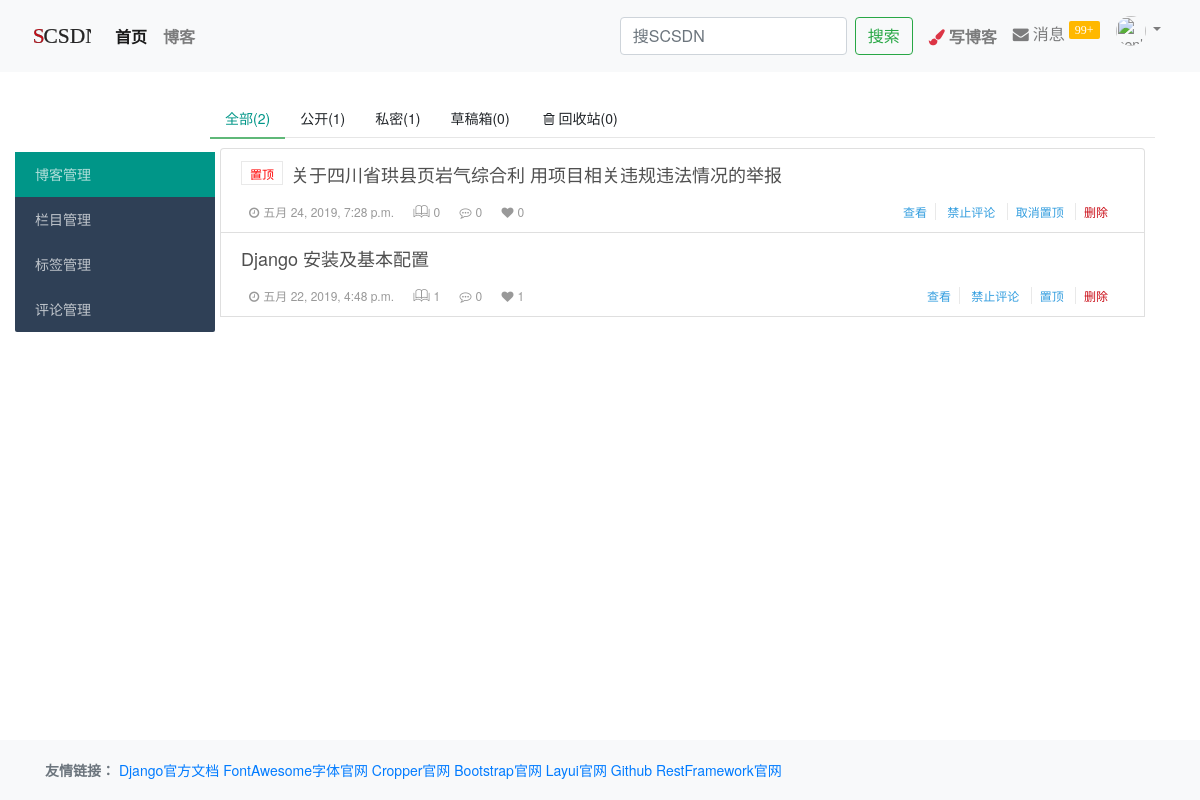
The page /articles/list/ (signed in) on the database as committed earlier.
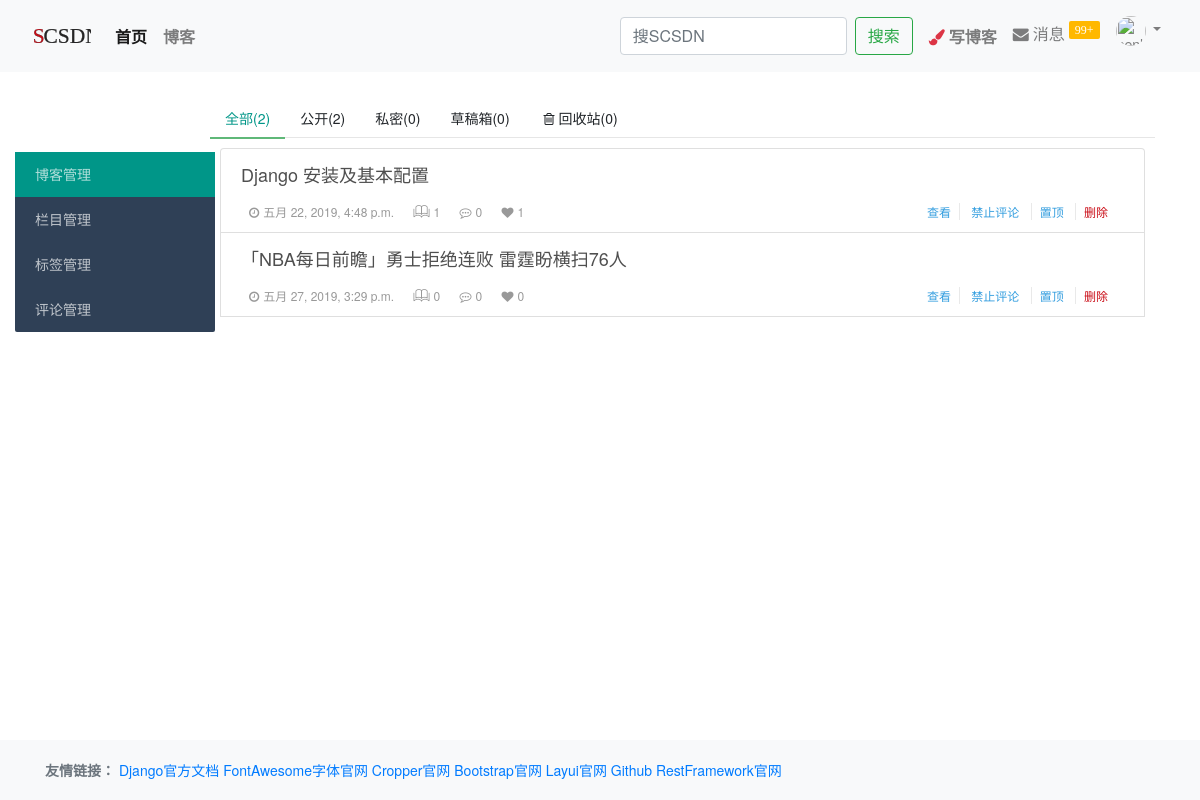
The same page on the database as committed later.
### apps/articles/models.py (models this page shows, shortened)
class Articles(models.Model):
    STATUS = (
        ('1', '公开'),
        ('2', '私密'),
        ('3', '草稿'),
        ('4', '删除'),
    )
    author = models.ForeignKey(UserProfile, related_name='articles', on_delete=models.CASCADE, verbose_name='作者')
    column = models.ForeignKey(ArticleColumns, related_name='articles', default=None, on_delete=models.DO_NOTHING,
                               blank=True, null=True, verbose_name='栏目')
    tags = models.ManyToManyField(ArticleTags, related_name='article_tags', default=None, blank=True,
                                  verbose_name='标签')
    likes = models.ManyToManyField(UserProfile, related_name='article_likes', default=None, blank=True,
                                   verbose_name='点赞')
    favorites = models.ManyToManyField(UserProfile, related_name='article_favorites', default=None, blank=True,
                                       verbose_name='收藏')
    title = models.CharField(max_length=200, verbose_name='标题')
    body = MDTextField(verbose_name='内容')
    slug = models.SlugField(max_length=200, blank=True, null=False, verbose_name='访问地址')
    status = models.CharField(max_length=5, choices=STATUS, default='1', verbose_name='状态')
    allowreply = models.BooleanField(default=True, verbose_name='允许评论')
    top = models.BooleanField(default=False, verbose_name='置顶')
    created = models.DateTimeField(auto_now_add=True, verbose_name='创建时间')
    update = models.DateTimeField(auto_now=True, verbose_name='更新时间')
    class Meta:
        db_table = 'articles'
        verbose_name = '文章管理'
        verbose_name_plural = verbose_name
        ordering = ['-update']
        index_together = [('id', 'slug')]
    def __str__(self):
        return self.title
    def get_absolute_url(self):
        try:
            return reverse("articles:show", args=[self.id, self.slug])
        except Exception as e:
            print(e)
            print(self.id)
            print(self.slug)

### apps/articles/views.py (the view, shortened to what this page needs)
class ArticleBackListView(LoginRequiredPostMixin, auth_views.TemplateView):
    template_name = 'articles/back_stage_articles.html'
    extra_context = {"title": "博客管理", 'site_title': 'SCSDN博客'}
    def get(self, request, *args, **kwargs):
        articles = request.user.articles.all().order_by('-top')
        publics = articles.filter(status='1')
        privates = articles.filter(status='2')
        drafts = articles.filter(status='3')
        deleteds = articles.filter(status='4')
        self.extra_context.update(paginator(request, articles))
        self.extra_context.update({
            'total': articles.count,
            'publics': publics,
            'privates': privates,
            'drafts': drafts,
            'deleteds': deleteds,
        })
        return super().get(request, *args, **kwargs)

### apps/accounts/templatetags/accounts.py (called while the page is built)
@register.filter(name=('is_uc_blogs'))
def isucmyblogs(url=None):
    if not url:
        return False
    if url.lower() == resolve_url('accounts:uc_blogs').lower():
        return True
    return False

@register.filter(name=('is_uc_photos'))
def isucmyphotos(url=None):
    if not url:
        return False
    if url.lower() == resolve_url('accounts:uc_photos').lower():
        return True
    return False

### apps/accounts/views.py (called while the page is built)
    @method_decorator(login_required)
    @method_decorator(csrf_exempt, name='POST')
    def dispatch(self, *args, **kwargs):
        return super().dispatch(*args, **kwargs)

### apps/common/templatetags/common_extras.py (called while the page is built)
@register.filter(name='is_protrait')
def is_protrait(protrait=None):
    if not protrait:
        return settings.STATIC_URL + 'common/imgs/avatar.png'
    return protrait

### templates/articles/back_stage_articles.html (shortened to what this page needs)
{% extends 'articles/base/back_stage_base.html' %}
{% load staticfiles %}
{% block center_body %}
    <div class="layui-tab layui-tab-brief" lay-filter="list">
        <ul class="layui-tab-title">
            <li lay-id="0" class="layui-this">全部({{ total }})</li>
            <li lay-id="1">公开({{ publics.count }})</li>
            <li lay-id="2">私密({{ privates.count }})</li>
            <li lay-id="3">草稿箱({{ drafts.count }})</li>
            <li lay-id="4"><i class="fa fa-trash-o mx-1"></i>回收站({{ deleteds.count }})</li>
        </ul>
        <div class="layui-tab-content">
            {% include 'articles/base/article_intro_list.html' %}
        </div>
    </div>
{% endblock %}

### templates/articles/base/article_intro_list.html (shortened to what this page needs)
{% load staticfiles %}
<div class="list-group">
    {% for article in articles %}
        <div class="list-group-item">
            <div class="list-item-title">
                {% if article.top %}<span class="list-item-tag">置顶</span>{% endif %}
                <a class="list-item-title-text" href="#">{{ article.title }}</a>
            </div>
            <div class="list-item-info">
                <span class="mt-3 mx-2 float-left" style="font-size: 12px;color: #999;">
                    <span><i class="fa fa-clock-o mr-1"></i>{{ article.created }}</span>
                    <span><i class="layui-icon layui-icon-read  ml-3 mr-1"></i>{{ article.likes.count }}</span>
                    <span><i class="fa fa-commenting-o ml-3 mr-1"></i>{{ article.comments.count }}</span>
                    <span><i class="fa fa-heart ml-3 mr-1"></i>{{ article.likes.count }}</span>
                </span>
                <span class="list-item-info-operate mt-3 mx-2 float-right article-action">
                    <a href="{{ article.get_absolute_url }}">查看</a>
                    <a data-method="setAllowreply" data-option="{{ article }}">
                        {% if article.allowreply %}禁止评论{% else %}允许评论{% endif %}
                    </a>
                    <a data-method="setTop" data-option="{{ article }}">
                        {% if article.top %}取消置顶{% else %}置顶{% endif %}
                    </a>
                    <a style="color: #CA0C16;border-right:none;" data-method="delete" data-option="{{ article }}">删除</a>
                </span>
            </div>
        </div>
    {% endfor %}
</div>

Rows that differ between the two databases and show on the page:
no longer on this page (row edited): Articles: top "置顶", title "关于四川省珙县页岩气综合利 用项目相关违规违法情况的举报", created "五月 24, 2019, 7:28 p.m.", likes.count "0", comments.count "0", allowreply "禁止评论"
added Articles: title "「NBA每日前瞻」勇士拒绝连败 雷霆盼横扫76人", created "五月 27, 2019, 3:29 p.m.", likes.count "0", comments.count "0", allowreply "禁止评论", top "置顶"
Other text that changed with them:
{{ publics.count }}: "1" → "2"
{{ privates.count }}: "1" → "0"
